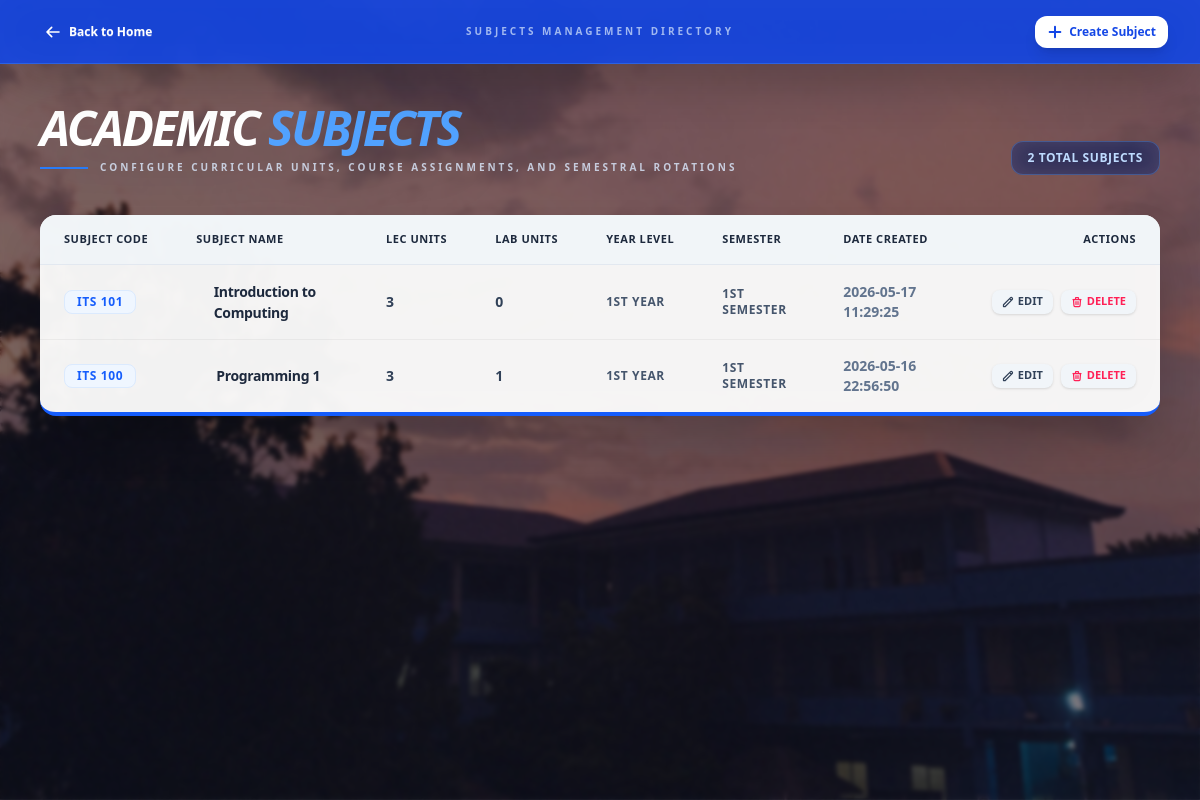
The app's page /public/admin/subjects.php, older data.
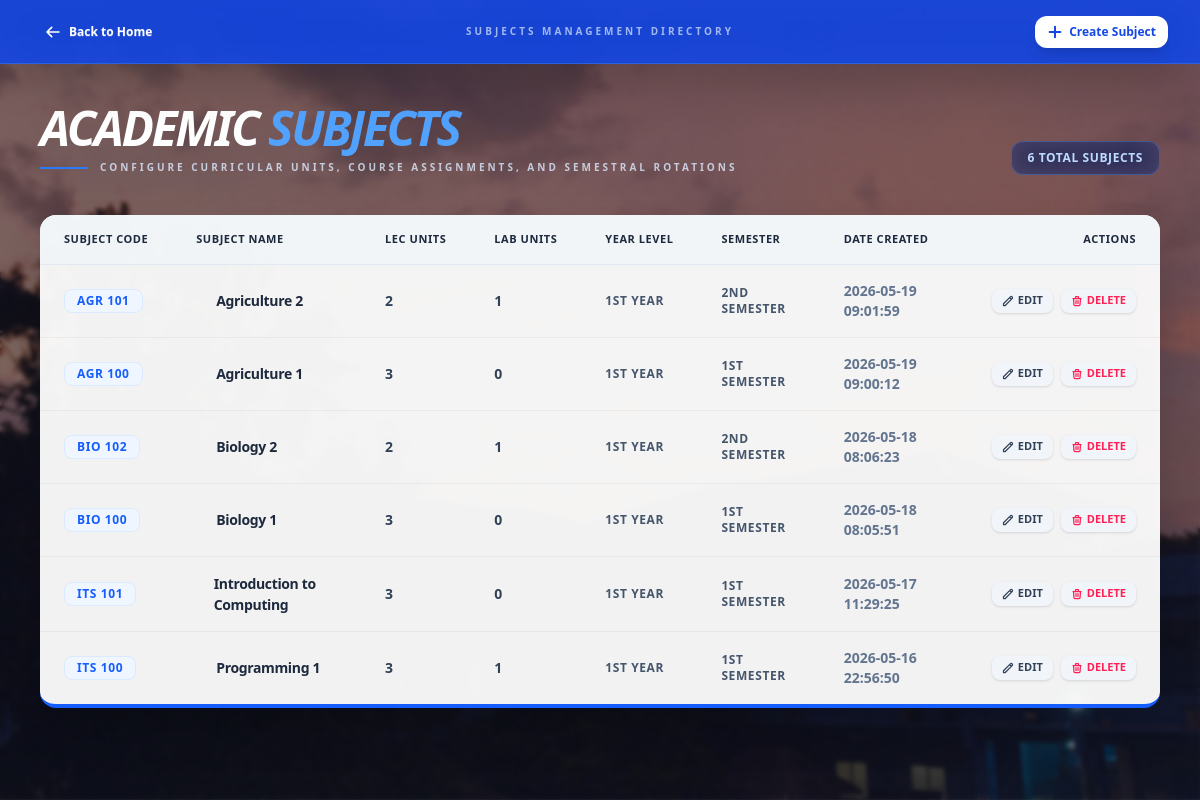
The same page, newer data.
### tables this page shows
CREATE TABLE `subjects` (
  `id` int(11) NOT NULL,
  `course_id` int(11) NOT NULL,
  `subject_code` varchar(50) NOT NULL,
  `subject_name` varchar(255) NOT NULL,
  `lecture_units` int(11) DEFAULT 0,
  `lab_units` int(11) DEFAULT 0,
  `year_level` varchar(20) NOT NULL,
  `semester` varchar(20) NOT NULL,
  `created_at` timestamp NOT NULL DEFAULT current_timestamp()
);

### classes/admin.php (called while the page is built, shortened)
<?php
class admins extends Dbh
{
    public function viewSubjects()
    {
        $conn = $this->connect();
        $sql = "SELECT *
            FROM subjects
            ORDER BY id DESC";
        $stmt = $conn->prepare($sql);
        $stmt->execute();
        $result = $stmt->get_result();
        return $result->num_rows > 0
            ? $result->fetch_all(MYSQLI_ASSOC)
            : [];
    }
}
?>

### public/admin/subjects.php (the view, shortened to what this page needs)
<?php session_start();
include('includes/subHeader.php'); ?>
<?php
include('../../classes/admin.php');
$data = new admins();
$row = $data->viewSubjects();
?>
<div class="h-screen w-screen bg-cover bg-center bg-no-repeat bg-fixed overflow-hidden flex flex-col"
    style="background-image: url('../../img/adminBG.jpg');">
    <div
        class="h-full w-full bg-slate-950/50 backdrop-blur-[2px] flex flex-col overflow-y-auto [&::-webkit-scrollbar]:hidden [scrollbar-width:none]">
        <div
            class="navbar bg-blue-700/90 backdrop-blur-xl shadow-2xl border-b border-blue-400/30 px-6 md:px-8 sticky top-0 z-50 flex-none">
            <div class="flex-1">
                <a href="home.php"
                    class="btn btn-ghost btn-sm gap-2 text-white hover:bg-blue-600/50 font-bold rounded-xl transition-all">
                    <svg xmlns="http://www.w3.org/2000/svg" class="h-4 w-4" fill="none" viewBox="0 0 24 24"
                        stroke="currentColor">
                        <path stroke-linecap="round" stroke-linejoin="round" stroke-width="2.5"
                            d="M10 19l-7-7m0 0l7-7m-7 7h18" />
                    </svg>
                    Back to Home
                </a>
            </div>
            <div class="flex-none hidden lg:block">
                <h1 class="text-[10px] font-black uppercase tracking-[0.3em] text-blue-100/70">Subjects Management
                    Directory</h1>
            </div>
            <div class="flex-1 justify-end flex">
                <button onclick="createModal.showModal()"
                    class="btn btn-sm bg-white text-blue-700 hover:bg-blue-50 hover:scale-105 border-none font-black rounded-xl transition-all shadow-lg">
                    <svg xmlns="http://www.w3.org/2000/svg" class="h-4 w-4" fill="none" viewBox="0 0 24 24"
                        stroke="currentColor">
                        <path stroke-linecap="round" stroke-linejoin="round" stroke-width="3" d="M12 4v16m8-8H4" />
                    </svg>
                    Create Subject
                </button>
            </div>
        </div>
        <main class="p-6 md:p-10 max-w-7xl w-full mx-auto flex-grow">
            <div class="mb-10 flex flex-col md:flex-row md:items-end justify-between gap-6">
                <div>
                    <h1 class="text-5xl font-black text-white tracking-tighter italic uppercase drop-shadow-2xl">
                        Academic <span class="text-blue-400 italic">Subjects</span>
                    </h1>
                    <div class="flex items-center gap-3 mt-2">
                        <div class="h-[2px] w-12 bg-blue-500"></div>
                        <p class="text-blue-100 text-[10px] font-bold uppercase tracking-[0.3em] opacity-80">
                            Configure Curricular Units, Course Assignments, and Semestral Rotations
                        </p>
                    </div>
                </div>
                <div
                    class="badge badge-lg bg-blue-900/40 border border-blue-400/30 backdrop-blur-md text-blue-200 font-black px-4 py-4 uppercase text-xs tracking-wider rounded-xl">
                    <?php echo count($row); ?> Total Subjects
                </div>
            </div>
            <div class="bg-white/95 rounded-2xl border-b-4 border-blue-600 shadow-2xl backdrop-blur-xl overflow-hidden">
                <div class="overflow-x-auto">
                    <table class="table w-full border-separate border-spacing-0">
                        <thead class="bg-slate-100/80">
                            <tr>
                                <th
                                    class="py-4 px-6 text-slate-800 font-black uppercase text-[11px] tracking-wider border-b border-slate-200">
                                    Subject Code</th>
                                <th
                                    class="py-4 px-6 text-slate-800 font-black uppercase text-[11px] tracking-wider border-b border-slate-200">
                                    Subject Name</th>
                                <th
                                    class="py-4 px-6 text-slate-800 font-black uppercase text-[11px] tracking-wider border-b border-slate-200">
                                    Lec Units</th>
                                <th
                                    class="py-4 px-6 text-slate-800 font-black uppercase text-[11px] tracking-wider border-b border-slate-200">
                                    Lab Units</th>
                                <th
                                    class="py-4 px-6 text-slate-800 font-black uppercase text-[11px] tracking-wider border-b border-slate-200">
                                    Year Level</th>
                                <th
                                    class="py-4 px-6 text-slate-800 font-black uppercase text-[11px] tracking-wider border-b border-slate-200">
                                    Semester</th>
                                <th
                                    class="py-4 px-6 text-slate-800 font-black uppercase text-[11px] tracking-wider border-b border-slate-200">
                                    Date Created</th>
                                <th
                                    class="py-4 px-6 text-slate-800 font-black uppercase text-[11px] tracking-wider border-b border-slate-200 text-right">
                                    Actions</th>
                            </tr>
                        </thead>
                        <tbody class="divide-y divide-slate-100">
                            <?php if (empty($row)) { ?>
                            <tr>
                                <td colspan="8" class="text-center py-24">
                                    <div class="flex flex-col items-center text-slate-400">
                                        <svg xmlns="http://www.w3.org/2000/svg" class="h-16 w-16 mb-3 text-slate-300"
                                            fill="none" viewBox="0 0 24 24" stroke="currentColor">
                                            <path stroke-linecap="round" stroke-linejoin="round" stroke-width="1.5"
                                                d="M12 6.253v13m0-13C10.832 5.477 9.246 5 7.5 5S4.168 5.477 3 6.253v13C4.168 18.477 5.754 18 7.5 18s3.332.477 4.5 1.253m0-13C13.168 5.477 14.754 5 16.5 5c1.747 0 3.332.477 4.5 1.253v13C19.832 18.477 18.247 18 16.5 18c-1.746 0-3.332.477-4.5 1.253" />
                                        </svg>
                                        <span class="text-lg font-bold tracking-tight text-slate-500">No active subject
                                            nodes map to the current matrix index.</span>
                                    </div>
                                </td>
                            </tr>
                            <?php } else { ?>
                            <?php foreach ($row as $items) { ?>
                            <tr class="hover:bg-blue-50/60 transition-all duration-200 group">
                                <td class="py-4 px-6">
                                    <span
                                        class="badge font-black bg-blue-50 border border-blue-100 text-blue-600 px-3 py-2.5 rounded-lg text-xs uppercase tracking-wider">
                                        <?php echo htmlspecialchars($items['subject_code']); ?>
                                    </span>
                                </td>
                                <td class="py-4 px-6">
                                    <div class="flex items-center gap-3">
                                        <span
                                            class="font-black text-slate-800 group-hover:text-blue-700 tracking-tight transition-colors">
                                            <?php echo htmlspecialchars($items['subject_name']); ?>
                                        </span>
                                    </div>
                                </td>
                                <td class="py-4 px-6 text-slate-700 font-bold text-sm">
                                    <?php echo htmlspecialchars($items['lecture_units']); ?>
                                </td>
                                <td class="py-4 px-6 text-slate-700 font-bold text-sm">
                                    <?php echo htmlspecialchars($items['lab_units']); ?>
                                </td>
                                <td class="py-4 px-6 text-slate-600 font-bold text-xs uppercase tracking-wider">
                                    <?php echo htmlspecialchars($items['year_level']); ?>
                                </td>
                                <td class="py-4 px-6 text-slate-600 font-bold text-xs uppercase tracking-wider">
                                    <?php echo htmlspecialchars($items['semester']); ?>
                                </td>
                                <td class="py-4 px-6 text-slate-500 font-semibold text-sm">
                                    <?php echo htmlspecialchars($items['created_at']); ?>
                                </td>
                                <td class="py-4 px-6 text-right">
                                    <div class="flex justify-end gap-2">
                                        <button
                                            class="btn btn-xs bg-slate-100 text-slate-700 border-none hover:bg-blue-600 hover:text-white font-black rounded-lg transition-all shadow-sm gap-1 py-1 px-2.5 --btn-edit"
                                            data-id="<?php echo $items['id']; ?>"
                                            data-code="<?php echo $items['subject_code']; ?>"
                                            data-name="<?php echo $items['subject_name']; ?>"
                                            data-lecture="<?php echo $items['lecture_units']; ?>"
                                            data-lab="<?php echo $items['lab_units']; ?>"
                                            data-year="<?php echo $items['year_level']; ?>"
                                            data-semester="<?php echo $items['semester']; ?>">
                                            <svg xmlns="http://www.w3.org/2000/svg" class="h-3 w-3" fill="none"
                                                viewBox="0 0 24 24" stroke="currentColor">
                                                <path stroke-linecap="round" stroke-linejoin="round" stroke-width="2.5"
                                                    d="M15.232 5.232l3.536 3.536m-2.036-5.036a2.5 2.5 0 113.536 3.536L6.5 21.036H3v-3.572L16.732 3.732z" />
                                            </svg>
                                            EDIT
                                        </button>
                                        <button
                                            class="btn btn-xs bg-slate-100 text-rose-500 border-none hover:bg-rose-500 hover:text-white font-black rounded-lg transition-all shadow-sm gap-1 py-1 px-2.5 --btn-delete"
                                            data-id="<?php echo $items['id']; ?>">
                                            <svg xmlns="http://www.w3.org/2000/svg" class="h-3 w-3" fill="none"
                                                viewBox="0 0 24 24" stroke="currentColor">
                                                <path stroke-linecap="round" stroke-linejoin="round" stroke-width="2.5"
                                                    d="M19 7l-.867 12.142A2 2 0 0116.138 21H7.862a2 2 0 01-1.995-1.858L5 7m5 4v6m4-6v6m1-10V4a1 1 0 00-1-1h-4a1 1 0 00-1 1v3M4 7h16" />
                                            </svg>
                                            DELETE
                                        </button>
                                    </div>
                                </td>
                            </tr>
                            <?php } ?>
                            <?php } ?>
                        </tbody>
                    </table>
                </div>
            </div>
        </main>
    </div>
</div>
<?php include('includes/subFooter.php'); ?>

### public/admin/includes/subHeader.php (shortened to what this page needs)
<!DOCTYPE html>
<html lang="en" data-theme="light">
<head>
    <link href="../../assets/css/output.css" rel="stylesheet">
    <link href="https://cdn.jsdelivr.net/npm/daisyui@5" rel="stylesheet" type="text/css" />
    <script src="https://cdn.jsdelivr.net/npm/@tailwindcss/browser@4"></script>
</head>
<body></body>

### public/admin/includes/subFooter.php (shortened to what this page needs)
</body>
</html>

Row changes from the older to the newer data that the page shows:
added subjects: subject_code "AGR 101", subject_name "Agriculture 2", lecture_units "2", lab_units "1", year_level "1ST YEAR", semester "2ND SEMESTER", created_at "2026-05-19 09:01:59"
added subjects: subject_code "AGR 100", subject_name "Agriculture 1", lecture_units "3", lab_units "0", year_level "1ST YEAR", semester "1ST SEMESTER", created_at "2026-05-19 09:00:12"
added subjects: subject_code "BIO 102", subject_name "Biology 2", lecture_units "2", lab_units "1", year_level "1ST YEAR", semester "2ND SEMESTER", created_at "2026-05-18 08:06:23"
added subjects: subject_code "BIO 100", subject_name "Biology 1", lecture_units "3", lab_units "0", year_level "1ST YEAR", semester "1ST SEMESTER", created_at "2026-05-18 08:05:51"
Text that changed along with them:
count($row): "2" → "6"
